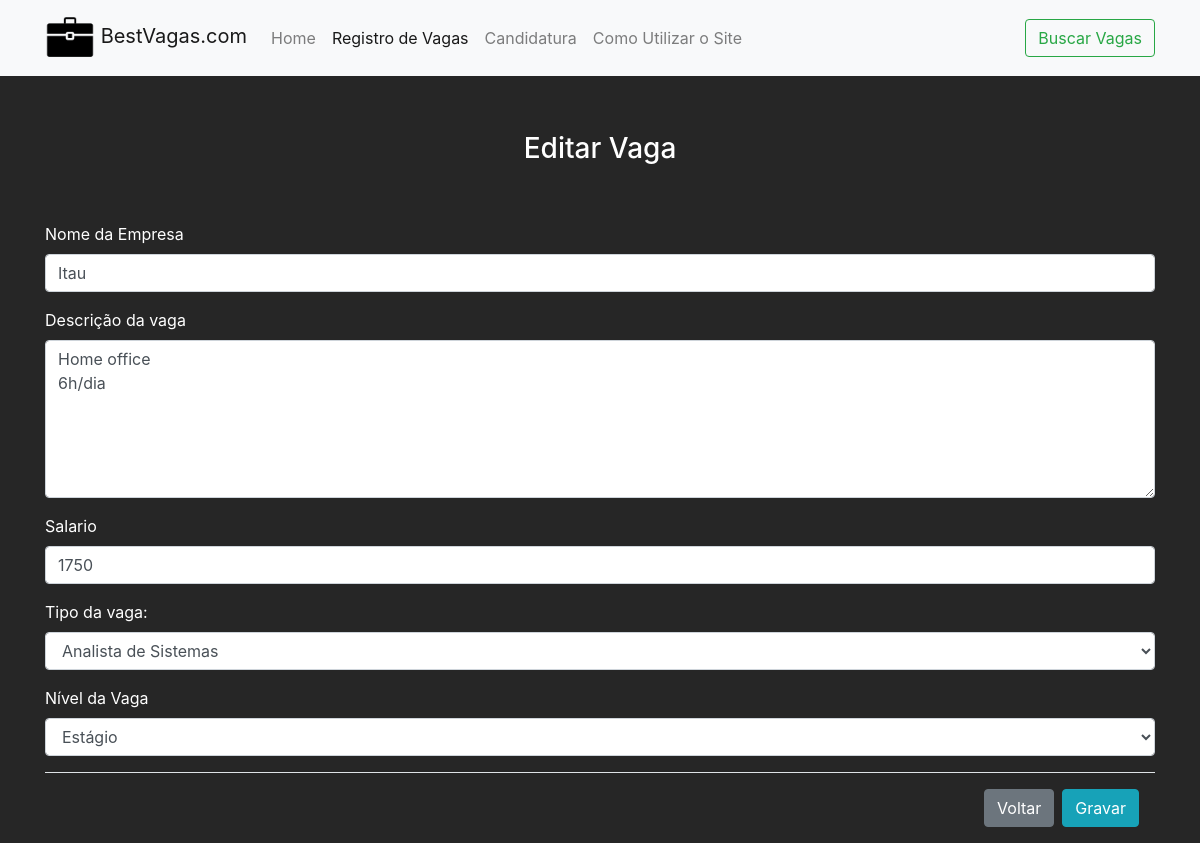
Page /vaga-editar.php?id=1 on the committed database.
### tables this page shows
CREATE TABLE `vaga` (
  `idvaga` int(11) NOT NULL,
  `nome_empresa` varchar(45) NOT NULL,
  `descricao` varchar(300) NOT NULL,
  `salario` float NOT NULL,
  `nivel_vaga` varchar(45) NOT NULL,
  `tipo` varchar(45) NOT NULL
);

### classes/Vaga.php (called while the page is built, shortened)
<?php
class Vaga
{
    public $idVaga;
    public function __construct($idVaga = false)
    {
        if ($idVaga) {
            $this->idVaga = $idVaga;
            $this->carregar();
        }
    }
    public function carregar()
    {
        $query = "SELECT idvaga, nome_empresa, nivel_vaga, salario, descricao, tipo FROM vaga WHERE idvaga = :idVaga";
        $conexao = Conexao::pegarConexao();
        $stmt = $conexao->prepare($query);
        $stmt->bindValue(':idVaga', $this->idVaga);
        $stmt->execute();
        $linha = $stmt->fetch();
        $this->nomeEmpresa = $linha['nome_empresa'];
        $this->nivelVaga = $linha['nivel_vaga'];
        $this->salario = $linha['salario'];
        $this->descricao = $linha['descricao'];
        $this->tipo = $linha['tipo'];
    }
}

### vaga-editar.php (the view, shortened to what this page needs)
<?php
    try {
        $idVaga = $_GET['id'];
        $vaga = new Vaga($idVaga);
    } catch (Exception $e) {
        Erro::trataErro($e);
    }
?>
<!DOCTYPE html>
<html lang="en">
  <head>
    <link rel="stylesheet" href="https://stackpath.bootstrapcdn.com/bootstrap/4.3.1/css/bootstrap.min.css">
  </head>
  <body>
    <nav class="navbar navbar-expand-lg navbar-light bg-light">
      <div class="container">
        <a class="navbar-brand" href="index.html">
          <img src="images/work-icon-png-6.png" width="50" height="50" alt="">
          BestVagas.com
        </a>
        <div class="collapse navbar-collapse" id="navbarSupportedContent">
          <ul class="navbar-nav mr-auto">
            <li class="nav-item">
              <a class="nav-link" href="index.html">Home</a>
            </li>
            <li class="nav-item active">
              <a class="nav-link" href="registro-vaga.php">Registro de Vagas <span class="sr-only">(current)</span></a>
            </li>
            <li class="nav-item">
              <a class="nav-link" href="#">Candidatura</a>
            </li>
            <li class="nav-item">
              <a class="nav-link" href="#">Como Utilizar o Site</a>
            </li>
          </ul>
          <form class="form-inline my-2 my-lg-0">
            <button class="btn btn-outline-success my-2 my-sm-0" type="submit">Buscar Vagas</button>
          </form>
        </div>
      </div>
    </nav>
    <section style="justify-content: center">
    <div class="container">
    <center><h3 style="margin-top: 5%; margin-bottom: 3%;">Editar Vaga</h3></center>
    <div class="row">
          <div class="col-md">
              <br>
              <form action="vaga-editar-post.php" method="POST">
                    <div class="form-group">
                         <label for="nomeEmpresa" style="color: white;">Nome da Empresa</label>
                         <input type="text" class="form-control" id="nomeEmpresa" name="nomeEmpresa" value="<?php echo $vaga->nomeEmpresa ?>" aria-describedby="emailHelp" placeholder="Nome do Curso"  required>
                    </div>
                    <div class="form-group">
                        <label for="descricao" style="color: white">Descrição da vaga</label>
                        <textarea class="form-control" rows="6"  placeholder="Informe a descrição do curso" name="descricao" id="descricao" required=""><?php echo $vaga->descricao?></textarea>
                    </div>
                    <div class="form-group">
                         <label for="salario" style="color: white;">Salario</label>
                         <input type="number" class="form-control" id="salario" name="salario" value="<?php echo $vaga->salario ?>" aria-describedby="emailHelp" placeholder="Nome do Curso"  required>
                    </div>
                    <div class="form-group">
                        <label for="tipo" style="color: white;">Tipo da vaga: </label>
                        <select name="tipo" class="form-control" id="tipo">
                            <option value="<?php echo $vaga->tipo ?>"><?php echo $vaga->tipo ?></option>
                        </select>
                    </div>
                    <div class="form-group">
                        <label for="nivelVaga"  style="color: white;">Nível da Vaga</label>
                        <select name="nivelVaga" class="form-control" id="nivelVaga">
                            <option value="<?php echo $vaga->nivelVaga ?>"><?php echo $vaga->nivelVaga ?></option>
                        </select>
                    </div>
                    <div class="modal-footer">
                         <a href="registro-vaga.php" class="btn btn-secondary" >Voltar</a>
                         <button type="submit" class="btn btn-info">Gravar</button>
                    </div>
                </form>
    </section>
  </body>
</html>

### vaga-editar.php (style rules this page uses)
nav { background-color: rgb(19, 179, 19); }
body { background-color: #262626; }
h1,h2,h3 { color: white; }
img { max-height: 600px; }

### rows in the picture
vaga: nomeEmpresa "Itau", descricao "Home office 6h/dia", salario "1750", tipo "Analista de Sistemas", nivelVaga "Estágio"
